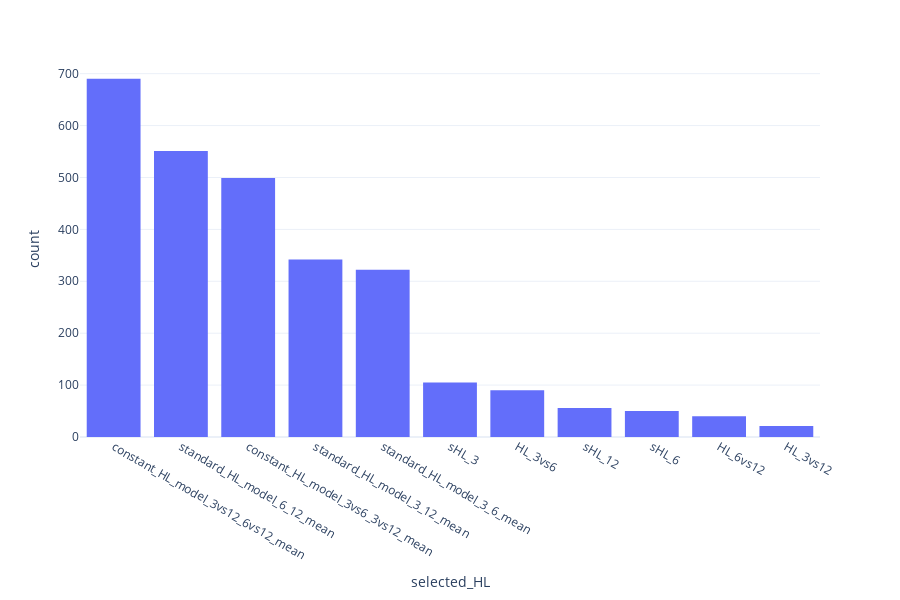

The code cell stored with this chart in its notebook:
### Markdown cell above
# Plot 2: Barplot counting the number of methods used

### Code cell
from collections import Counter
method_variety = Counter(df_tau.selected_HL)
fig = px.histogram(df_tau, x='selected_HL')
fig.update_xaxes(categoryorder="total descending")
fig.update_layout(template="plotly_white",
                  height=600, width=900,)
fig.update_layout(
    plot_bgcolor='rgba(0, 0, 0, 0)',  # Transparent plot area background
    paper_bgcolor='rgba(0, 0, 0, 0)'
)

fig.show()
fig.write_image("notebooks/Heena notebooks/Mia Protein Degradation/out/selected_HL_method_count.png", scale=5, height=600, width=900)

### Figure 1 — Plotly figure (JSON) as saved in the notebook; plotly's stock layout.template omitted (floating-point values rounded to 4 significant figures; data arrays with more than 128 entries replaced by an {"elided": "..."} marker saying what was removed)
{"data": [{"bingroup": "x", "hovertemplate": "selected_HL=%{x}<br>count=%{y}<extra></extra>", "legendgroup": "", "marker": {"color": "#636efa", "pattern": {"shape": ""}}, "name": "", "orientation": "v", "showlegend": false, "x": {"elided": "2766 str values"}, "xaxis": "x", "yaxis": "y", "type": "histogram"}], "layout": {"xaxis": {"anchor": "y", "domain": [0.0, 1.0], "title": {"text": "selected_HL"}, "categoryorder": "total descending"}, "yaxis": {"anchor": "x", "domain": [0.0, 1.0], "title": {"text": "count"}}, "legend": {"tracegroupgap": 0}, "margin": {"t": 60}, "barmode": "relative", "height": 600, "width": 900, "plot_bgcolor": "rgba(0, 0, 0, 0)", "paper_bgcolor": "rgba(0, 0, 0, 0)"}}
